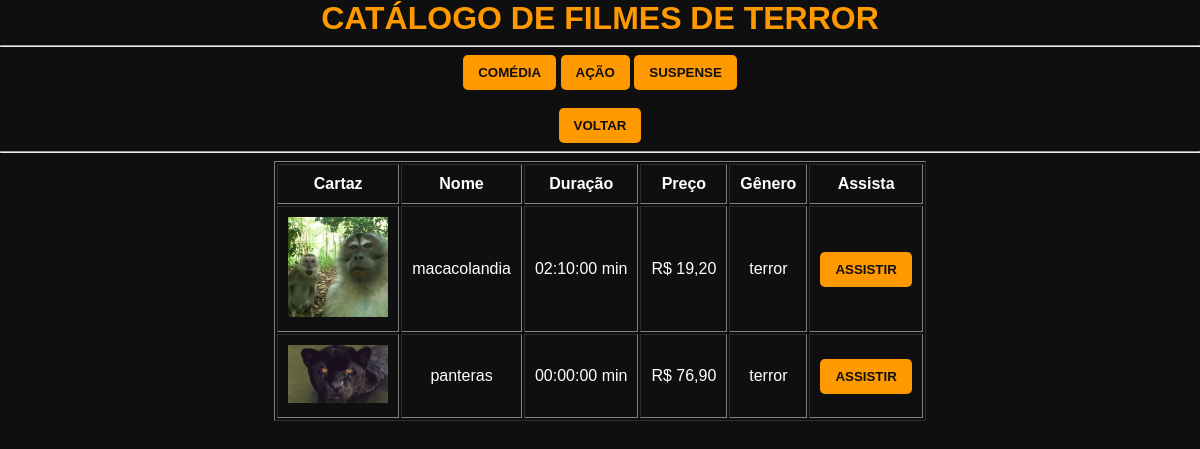
The app's page /catalogo_terrorADM.php with its own data.
### tables this page shows
CREATE TABLE `filmes` (
  `ID_filme` int(11) NOT NULL,
  `NOME_filme` varchar(50) NOT NULL,
  `DURACAO_filme` time NOT NULL,
  `PRECO_filme` decimal(10,2) NOT NULL,
  `IMAGEM_filme` varchar(255) NOT NULL,
  `TEMA_filme` varchar(20) NOT NULL
);

### catalogo_terrorADM.php (the view, shortened to what this page needs)
<!DOCTYPE html>
<html lang="pt-BR">
<head>
    <link rel="stylesheet" href="style.css">
</head>
<body>
<h1 align="center">CATÁLOGO DE FILMES DE TERROR</h1>
<hr>
<div align="center">
    <button onclick="window.location.href='catalogo_comediaADM.php'">COMÉDIA</button>
    <button onclick="window.location.href='catalogo_acaoADM.php'">AÇÃO</button>
    <button onclick="window.location.href='catalogo_suspenseADM.php'">SUSPENSE</button>
    <br><br>
    <button onclick="window.location.href='catalogoADM.php'">VOLTAR</button>
</div>
<hr>
<?php
$conn = conexao();
$sql = "SELECT * FROM filmes WHERE TEMA_filme = 'terror'";
$result = $conn->query($sql);
if ($result->num_rows > 0) {
    echo "<table align='center' border='1' cellpadding='10'>";
    echo "<tr>
    <th>Cartaz</th>
    <th>Nome</th>
    <th>Duração</th>
    <th>Preço</th>
    <th>Gênero</th>
    <th>Assista</th>
    </tr>";
    while ($row = $result->fetch_assoc()) {
        echo "<tr>";
            echo "<td><img src='" . $row['IMAGEM_filme'] . "' width='100'></td>";
            echo "<td>" . $row['NOME_filme'] . "</td>";
            echo "<td>" . $row['DURACAO_filme'] . " min</td>";
            echo "<td>R$ " . number_format($row['PRECO_filme'], 2, ',', '.') . "</td>";
            echo "<td>" . $row['TEMA_filme'] . "</td>";
            echo "<td><button onclick=\"window.location.href='filme.php'\"> ASSISTIR </button></td>";
        echo "</tr>";
    }
    echo "</table>";
} else {
    echo "<p align='center'>Nenhum filme encontrado 😢</p>";
}
?>
</head>
</body>
</html>

### style.css (style rules this page uses)
body { margin: 0; background-color: #0f0f0f; color: #ffffff; font-family: 'Arial', sans-serif; text-align: center; }
h1 { color: #ff9900; font-size: 2em; margin: 0; }
button { background-color: #ff9900; border: none; padding: 10px 15px; border-radius: 5px; cursor: pointer; color: #0f0f0f; font-weight: bold; transition: background-color 0.3s, transform 0.1s; }

### records on screen
filmes: IMAGEM_filme (picture), NOME_filme "macacolandia", DURACAO_filme "02:10:00", PRECO_filme "19,20", TEMA_filme "terror"
filmes: IMAGEM_filme (picture), NOME_filme "panteras", DURACAO_filme "00:00:00", PRECO_filme "76,90", TEMA_filme "terror"
